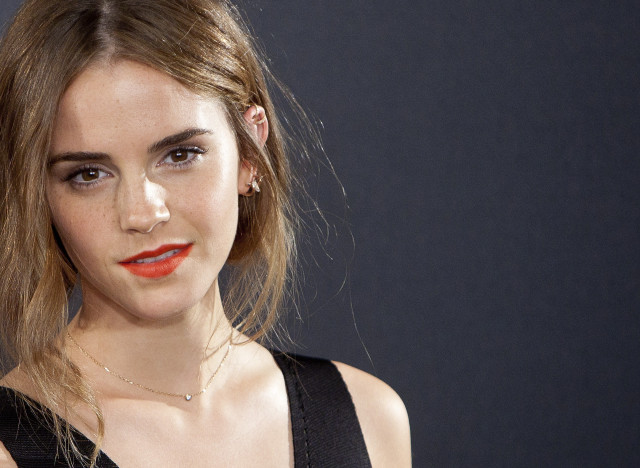
#> input picture images/watson.jpg, 640 x 468 px
$ python useImageElementDetect.py
#> lines starting #> are read from the running program, lines starting #| are printed output that depends on the picture; after the words box and inside, x2 and y2 are one past the last pixel; in counts of white or black regions, pixels touching at a corner belong together
### ImageElementDetect/imageElementDetect.py
import numpy as np
import cv2

class ImageElementDetect:
	def __init__(self, filePath, verbose=False):
		"""
		Face utility
		:param filePath: image path
		:param verbose: True, False. Display result if true
		:return:
		"""
		self._filePath = filePath
		self._verbose = verbose

	def hasFaces(self):
		return self.countFaces() > 0

	def countFaces(self):
		"""
		Count faces in the image with CascadeClassifier
		:return: int, nb faces
		"""

		#http://docs.opencv.org/3.1.0/d7/d8b/tutorial_py_face_detection.html#gsc.tab=0
		face_cascade = cv2.CascadeClassifier('haarcascade_frontalface_default.xml')

		img = cv2.imread(self._filePath)
#> img is the input picture: shape (468, 640, 3); mean B, G, R 81.1, 83.7, 96
		gray = cv2.cvtColor(img, cv2.COLOR_BGR2GRAY)
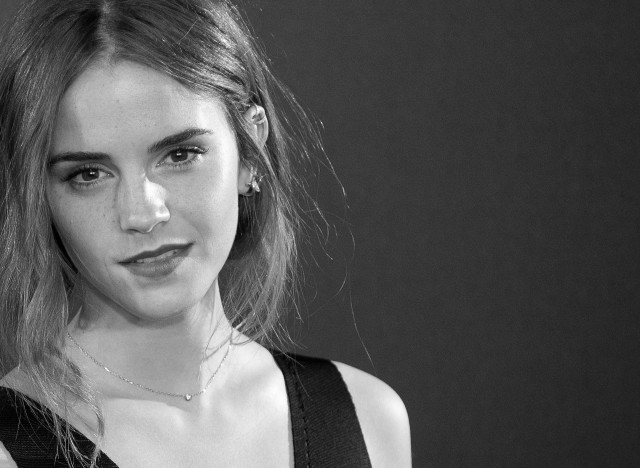
#> gray: shape (468, 640); min 0, max 255, mean 87.1

		faces = face_cascade.detectMultiScale(gray, 1.3, 5)
#> faces = [[18, 69, 244, 244]]


		if self._verbose:
			for (x,y,w,h) in faces:
				cv2.rectangle(img,(x,y),(x+w,y+h),(255,0,0),2)
#> this loop made 1 pass
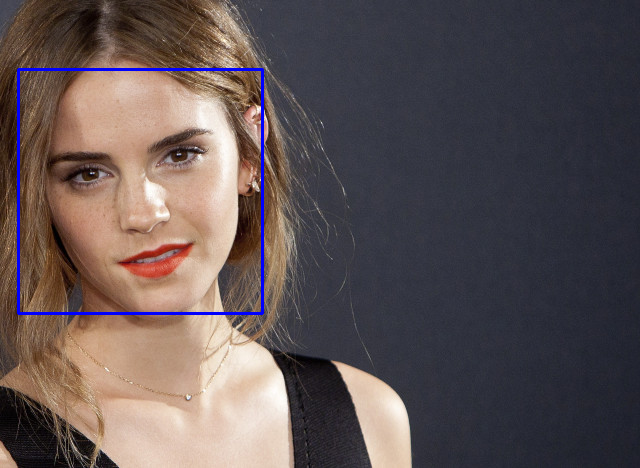
#> img: shape (468, 640, 3); 0.98% of pixels changed, all inside (x1, y1, x2, y2) = (17, 68, 264, 315)

			cv2.imshow('faces',img)
			cv2.waitKey(0)
			cv2.destroyAllWindows()

		return len(faces)

### ImageElementDetect/useImageElementDetect.py
__author__ = 'stevevisinand'

from imageElementDetect import ImageElementDetect

if __name__ == '__main__':
    detector = ImageElementDetect('../images/watson.jpg', True)

    print("Nb faces : " + str(detector.countFaces()))
